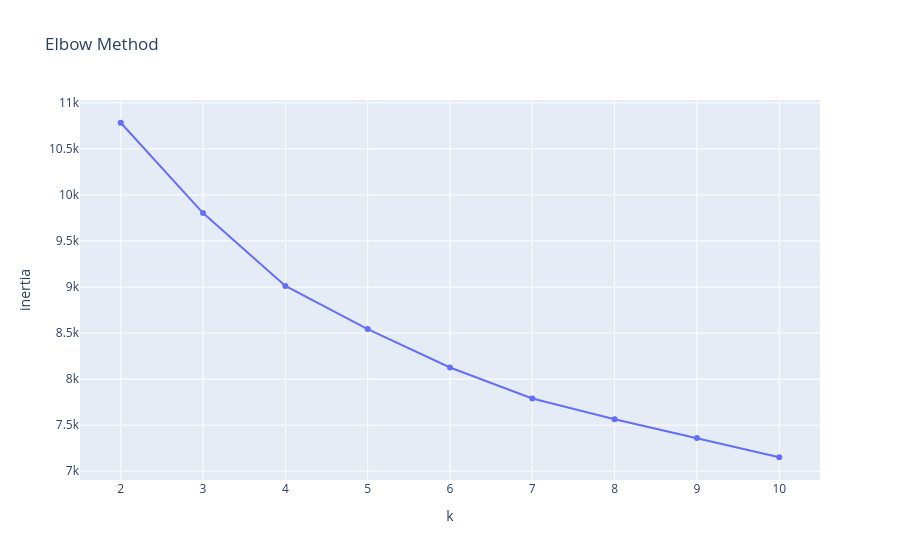
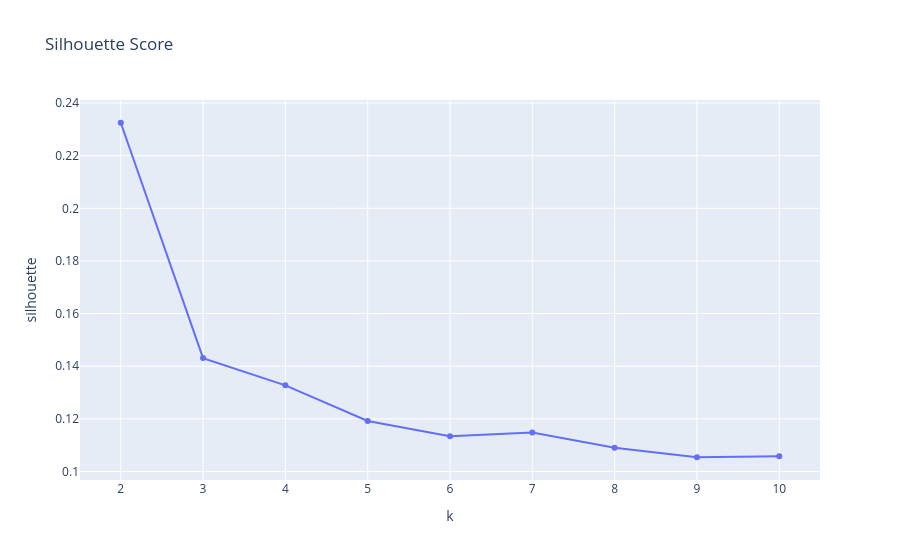

Notebook source saved alongside these figures, in order:
### Code cell
px.line(
    df_results,
    x="k",
    y="inertia",
    markers=True,
    title="Elbow Method"
).show()

px.line(
    df_results,
    x="k",
    y="silhouette",
    markers=True,
    title="Silhouette Score"
).show()

### Figure 1 — Plotly figure (JSON) as saved in the notebook; plotly's stock layout.template omitted (floating-point values rounded to 4 significant figures)
{"data": [{"hovertemplate": "k=%{x}<br>inertia=%{y}<extra></extra>", "legendgroup": "", "line": {"color": "#636efa", "dash": "solid"}, "marker": {"symbol": "circle"}, "mode": "lines+markers", "name": "", "orientation": "v", "showlegend": false, "type": "scatter", "x": [2, 3, 4, 5, 6, 7, 8, 9, 10], "xaxis": "x", "y": [10780.0, 9803.0, 9012.0, 8543.0, 8126.0, 7789.0, 7564.0, 7361.0, 7152.0], "yaxis": "y"}], "layout": {"legend": {"tracegroupgap": 0}, "title": {"text": "Elbow Method"}, "xaxis": {"anchor": "y", "domain": [0, 1], "title": {"text": "k"}}, "yaxis": {"anchor": "x", "domain": [0, 1], "title": {"text": "inertia"}}}}

### Figure 2 — Plotly figure (JSON) as saved in the notebook; plotly's stock layout.template omitted (floating-point values rounded to 4 significant figures)
{"data": [{"hovertemplate": "k=%{x}<br>silhouette=%{y}<extra></extra>", "legendgroup": "", "line": {"color": "#636efa", "dash": "solid"}, "marker": {"symbol": "circle"}, "mode": "lines+markers", "name": "", "orientation": "v", "showlegend": false, "type": "scatter", "x": [2, 3, 4, 5, 6, 7, 8, 9, 10], "xaxis": "x", "y": [0.2325, 0.1431, 0.1327, 0.1192, 0.1133, 0.1148, 0.109, 0.1054, 0.1058], "yaxis": "y"}], "layout": {"legend": {"tracegroupgap": 0}, "title": {"text": "Silhouette Score"}, "xaxis": {"anchor": "y", "domain": [0, 1], "title": {"text": "k"}}, "yaxis": {"anchor": "x", "domain": [0, 1], "title": {"text": "silhouette"}}}}
